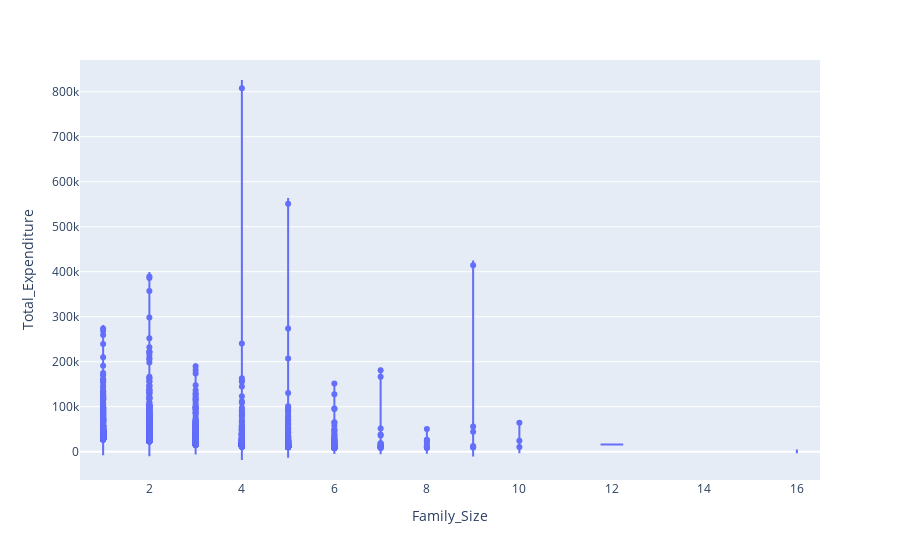

Write notebook code for a chart like this one.
### Code cell
px.violin(df_healthcare, x = 'Family_Size',y = 'Total_Expenditure')
# here we can see not there is not a lot of coorelation between #of children and amoumt of children

### Figure 1 — Plotly figure (JSON) as saved in the notebook; plotly's stock layout.template omitted (floating-point values rounded to 4 significant figures; data arrays with more than 128 entries replaced by an {"elided": "..."} marker saying what was removed)
{"data": [{"alignmentgroup": "True", "box": {"visible": false}, "hovertemplate": "Family_Size=%{x}<br>Total_Expenditure=%{y}<extra></extra>", "legendgroup": "", "marker": {"color": "#636efa"}, "name": "", "offsetgroup": "", "orientation": "v", "scalegroup": "True", "showlegend": false, "type": "violin", "x": {"elided": "16765 int values"}, "x0": " ", "xaxis": "x", "y": {"elided": "16765 int values"}, "y0": " ", "yaxis": "y"}], "layout": {"legend": {"tracegroupgap": 0}, "margin": {"t": 60}, "violinmode": "group", "xaxis": {"anchor": "y", "domain": [0, 1], "title": {"text": "Family_Size"}}, "yaxis": {"anchor": "x", "domain": [0, 1], "title": {"text": "Total_Expenditure"}}}}
